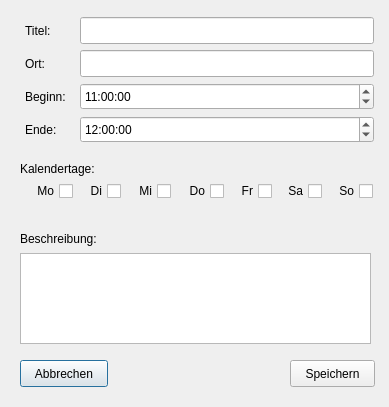
<?xml version="1.0" encoding="UTF-8"?>
<ui version="4.0">
 <class>NewQueryWindow</class>
 <widget class="QDialog" name="NewQueryWindow">
  <property name="geometry">
   <rect>
    <x>0</x>
    <y>0</y>
    <width>389</width>
    <height>407</height>
   </rect>
  </property>
  <property name="windowTitle">
   <string>Neue Suche</string>
  </property>
  <widget class="QPlainTextEdit" name="pteBeschreibung">
   <property name="geometry">
    <rect>
     <x>20</x>
     <y>253</y>
     <width>351</width>
     <height>91</height>
    </rect>
   </property>
  </widget>
  <widget class="QLabel" name="lbBeschreibung">
   <property name="geometry">
    <rect>
     <x>20</x>
     <y>230</y>
     <width>351</width>
     <height>17</height>
    </rect>
   </property>
   <property name="text">
    <string>Beschreibung:</string>
   </property>
  </widget>
  <widget class="QPushButton" name="pbAbbrechen">
   <property name="geometry">
    <rect>
     <x>20</x>
     <y>360</y>
     <width>88</width>
     <height>27</height>
    </rect>
   </property>
   <property name="text">
    <string>Abbrechen</string>
   </property>
  </widget>
  <widget class="QPushButton" name="pbSpeichern">
   <property name="geometry">
    <rect>
     <x>290</x>
     <y>360</y>
     <width>85</width>
     <height>27</height>
    </rect>
   </property>
   <property name="text">
    <string>Speichern</string>
   </property>
  </widget>
  <widget class="QCheckBox" name="cbSo">
   <property name="geometry">
    <rect>
     <x>328</x>
     <y>180</y>
     <width>45</width>
     <height>22</height>
    </rect>
   </property>
   <property name="layoutDirection">
    <enum>Qt::RightToLeft</enum>
   </property>
   <property name="text">
    <string>So</string>
   </property>
  </widget>
  <widget class="QCheckBox" name="cbSa">
   <property name="geometry">
    <rect>
     <x>278</x>
     <y>180</y>
     <width>44</width>
     <height>22</height>
    </rect>
   </property>
   <property name="layoutDirection">
    <enum>Qt::RightToLeft</enum>
   </property>
   <property name="text">
    <string>Sa</string>
   </property>
  </widget>
  <widget class="QCheckBox" name="cbMi">
   <property name="geometry">
    <rect>
     <x>127</x>
     <y>180</y>
     <width>44</width>
     <height>22</height>
    </rect>
   </property>
   <property name="layoutDirection">
    <enum>Qt::RightToLeft</enum>
   </property>
   <property name="text">
    <string>Mi</string>
   </property>
  </widget>
  <widget class="QCheckBox" name="cbDi">
   <property name="geometry">
    <rect>
     <x>79</x>
     <y>180</y>
     <width>42</width>
     <height>22</height>
    </rect>
   </property>
   <property name="layoutDirection">
    <enum>Qt::RightToLeft</enum>
   </property>
   <property name="text">
    <string>Di</string>
   </property>
  </widget>
  <widget class="QCheckBox" name="cbMo">
   <property name="geometry">
    <rect>
     <x>24</x>
     <y>180</y>
     <width>49</width>
     <height>22</height>
    </rect>
   </property>
   <property name="layoutDirection">
    <enum>Qt::RightToLeft</enum>
   </property>
   <property name="text">
    <string>Mo</string>
   </property>
  </widget>
  <widget class="QCheckBox" name="cbDo">
   <property name="geometry">
    <rect>
     <x>177</x>
     <y>180</y>
     <width>47</width>
     <height>22</height>
    </rect>
   </property>
   <property name="layoutDirection">
    <enum>Qt::RightToLeft</enum>
   </property>
   <property name="text">
    <string>Do</string>
   </property>
  </widget>
  <widget class="QCheckBox" name="cbFr">
   <property name="geometry">
    <rect>
     <x>230</x>
     <y>180</y>
     <width>42</width>
     <height>22</height>
    </rect>
   </property>
   <property name="layoutDirection">
    <enum>Qt::RightToLeft</enum>
   </property>
   <property name="text">
    <string>Fr</string>
   </property>
  </widget>
  <widget class="QLabel" name="lbEnde">
   <property name="geometry">
    <rect>
     <x>25</x>
     <y>116</y>
     <width>49</width>
     <height>27</height>
    </rect>
   </property>
   <property name="text">
    <string>Ende:</string>
   </property>
  </widget>
  <widget class="QTimeEdit" name="teEnde">
   <property name="geometry">
    <rect>
     <x>80</x>
     <y>116</y>
     <width>294</width>
     <height>27</height>
    </rect>
   </property>
   <property name="time">
    <time>
     <hour>12</hour>
     <minute>0</minute>
     <second>0</second>
    </time>
   </property>
  </widget>
  <widget class="QLineEdit" name="leTitel">
   <property name="geometry">
    <rect>
     <x>80</x>
     <y>17</y>
     <width>294</width>
     <height>27</height>
    </rect>
   </property>
  </widget>
  <widget class="QLabel" name="lbBeginn">
   <property name="geometry">
    <rect>
     <x>25</x>
     <y>83</y>
     <width>49</width>
     <height>27</height>
    </rect>
   </property>
   <property name="text">
    <string>Beginn:</string>
   </property>
  </widget>
  <widget class="QLabel" name="lbTitel">
   <property name="geometry">
    <rect>
     <x>25</x>
     <y>17</y>
     <width>49</width>
     <height>27</height>
    </rect>
   </property>
   <property name="text">
    <string>Titel:</string>
   </property>
  </widget>
  <widget class="QLabel" name="lbOrt">
   <property name="geometry">
    <rect>
     <x>25</x>
     <y>50</y>
     <width>49</width>
     <height>27</height>
    </rect>
   </property>
   <property name="text">
    <string>Ort:</string>
   </property>
  </widget>
  <widget class="QLineEdit" name="leOrt">
   <property name="geometry">
    <rect>
     <x>80</x>
     <y>50</y>
     <width>294</width>
     <height>27</height>
    </rect>
   </property>
  </widget>
  <widget class="QTimeEdit" name="teBeginn">
   <property name="geometry">
    <rect>
     <x>80</x>
     <y>83</y>
     <width>294</width>
     <height>27</height>
    </rect>
   </property>
   <property name="time">
    <time>
     <hour>11</hour>
     <minute>0</minute>
     <second>0</second>
    </time>
   </property>
  </widget>
  <widget class="QLabel" name="lbKalendertage">
   <property name="geometry">
    <rect>
     <x>20</x>
     <y>160</y>
     <width>351</width>
     <height>17</height>
    </rect>
   </property>
   <property name="text">
    <string>Kalendertage:</string>
   </property>
  </widget>
 </widget>
 <tabstops>
  <tabstop>leTitel</tabstop>
  <tabstop>leOrt</tabstop>
  <tabstop>teBeginn</tabstop>
  <tabstop>teEnde</tabstop>
  <tabstop>cbMo</tabstop>
  <tabstop>cbDi</tabstop>
  <tabstop>cbMi</tabstop>
  <tabstop>cbDo</tabstop>
  <tabstop>cbFr</tabstop>
  <tabstop>cbSa</tabstop>
  <tabstop>cbSo</tabstop>
  <tabstop>pteBeschreibung</tabstop>
  <tabstop>pbAbbrechen</tabstop>
  <tabstop>pbSpeichern</tabstop>
 </tabstops>
 <resources/>
 <connections/>
</ui>
